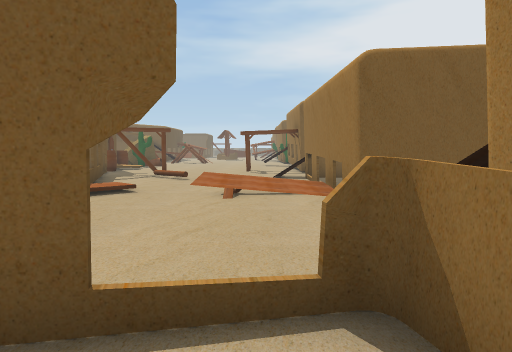
View 1 (above)

24 first-person views from a walk through a Unity game level. The camera is 1.4 m above the floor, tilts 4° down and sees 70° across. The floor is counted in squares, 2 m on a side. Each view is taken from the middle of a square. On the plan, view 1 faces up. The plan holds only what a view shows up to about 11 squares ahead; the rest is blank. The place goes on beyond the plan. Some animated figures are left out. Some surface patterns are stand-ins.

View 2
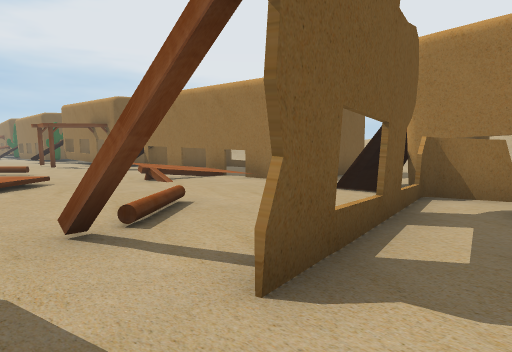

View 3
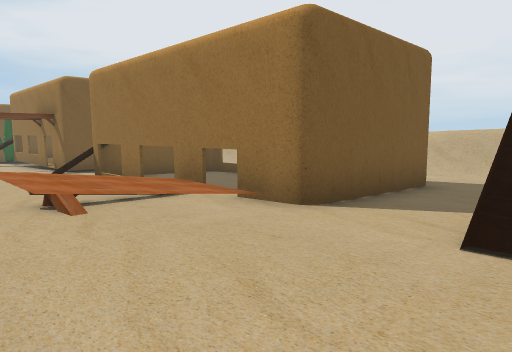

View 4
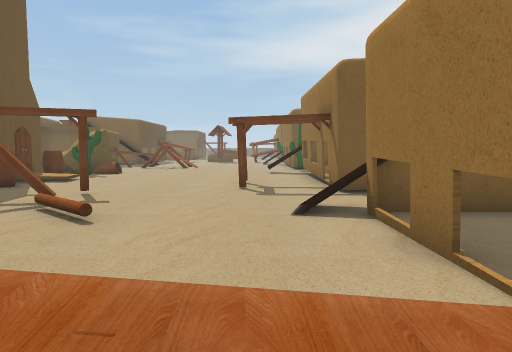

View 5
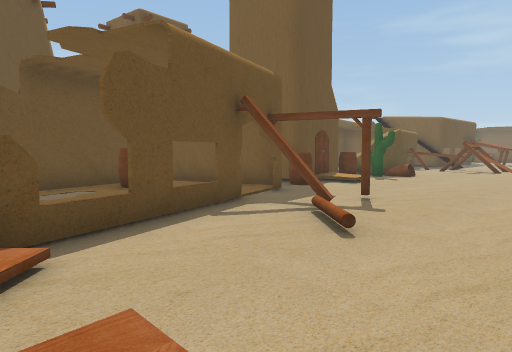

View 6
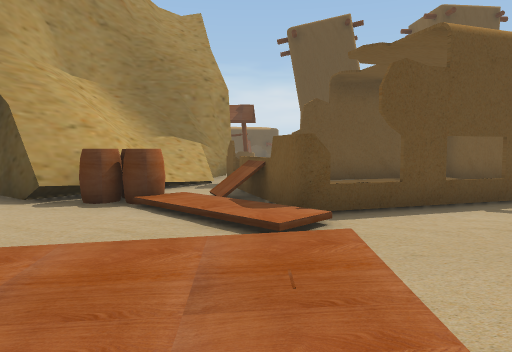

View 7
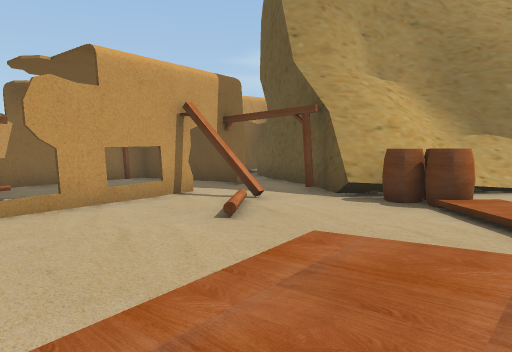

View 8
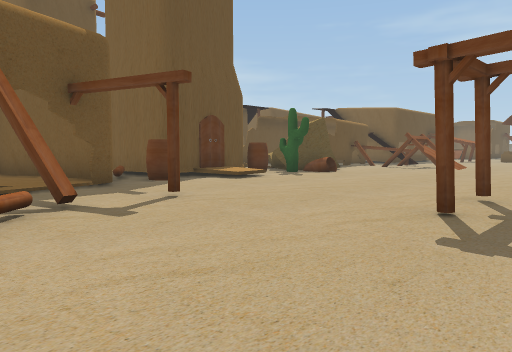

View 9
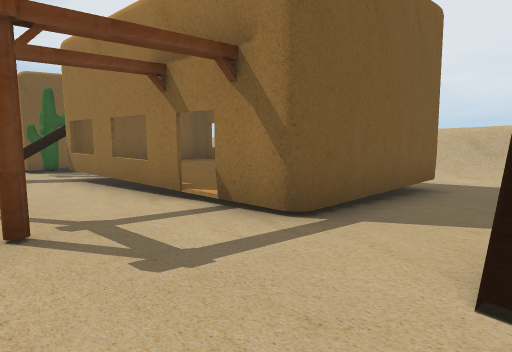

View 10
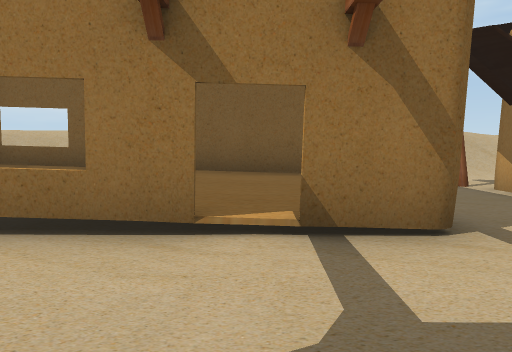

View 11
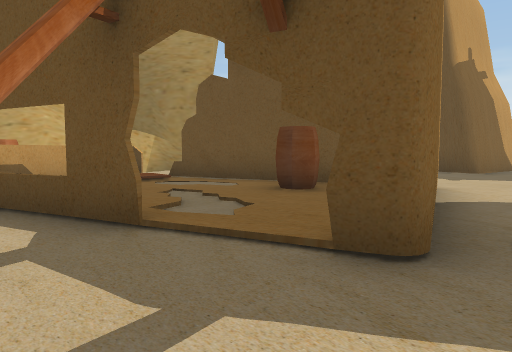

View 12
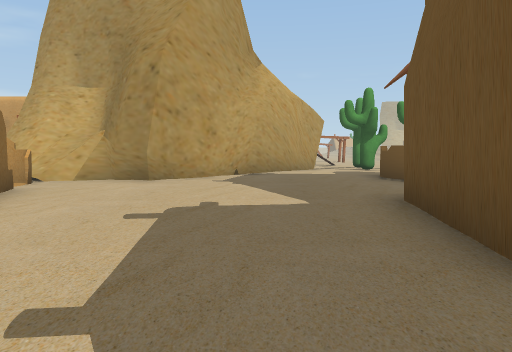

View 13
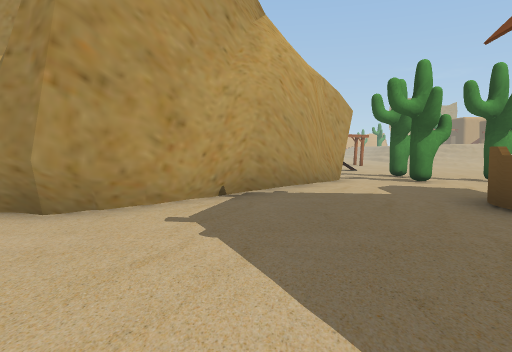

View 14
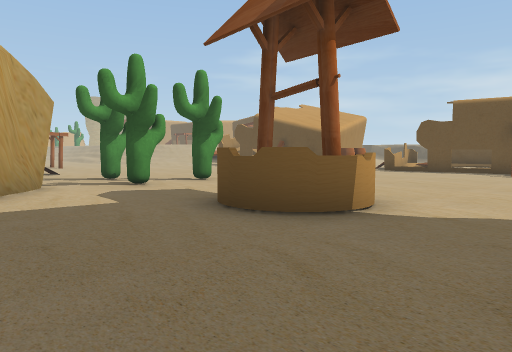

View 15
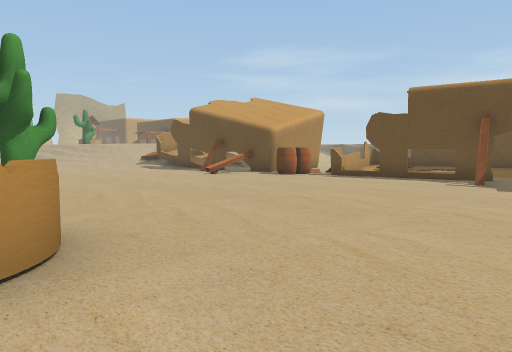

View 16
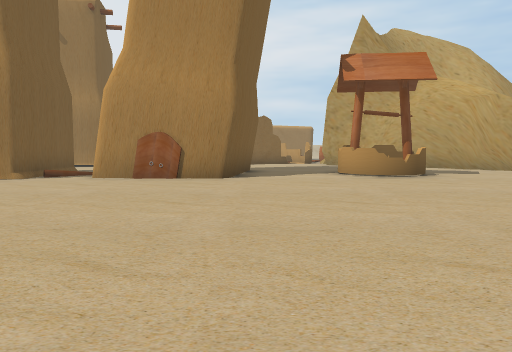

View 17
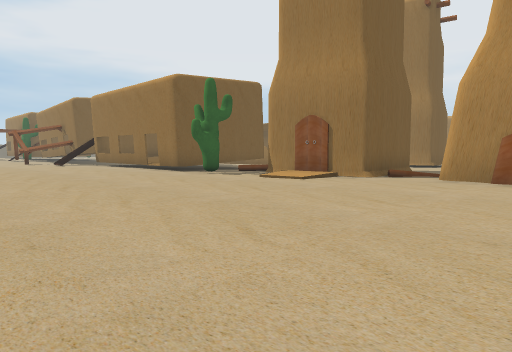

View 18
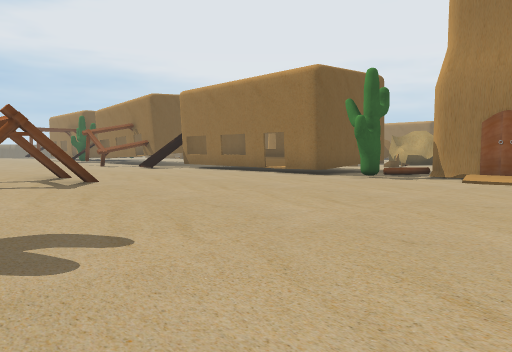

View 19
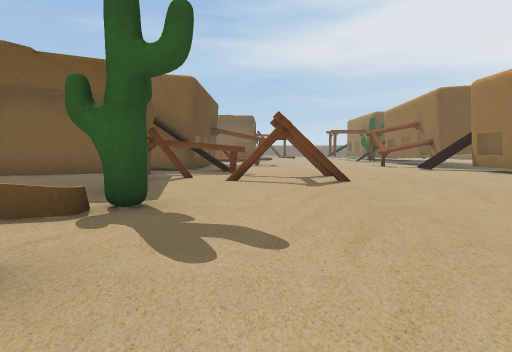

View 20
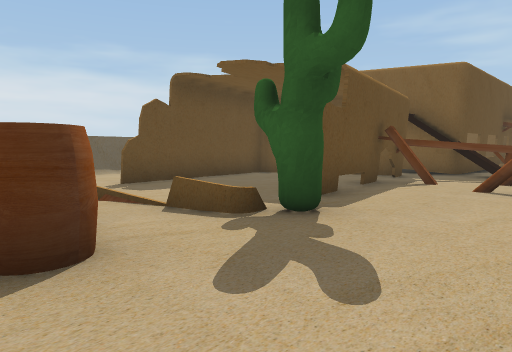

View 21
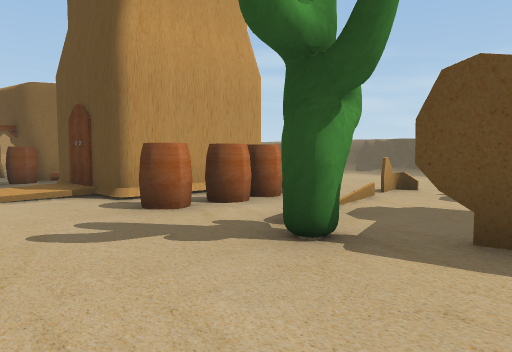

View 22
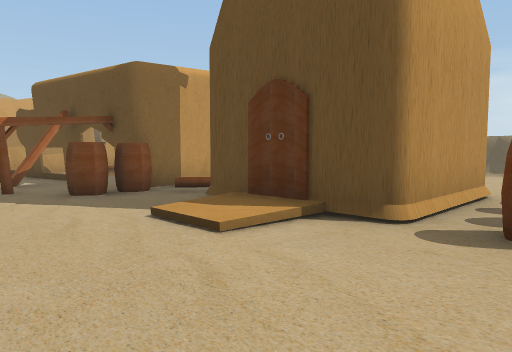

View 23
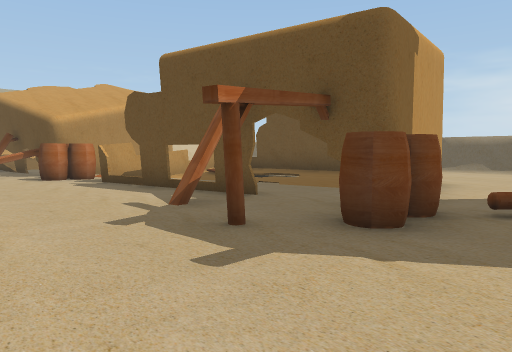

View 24
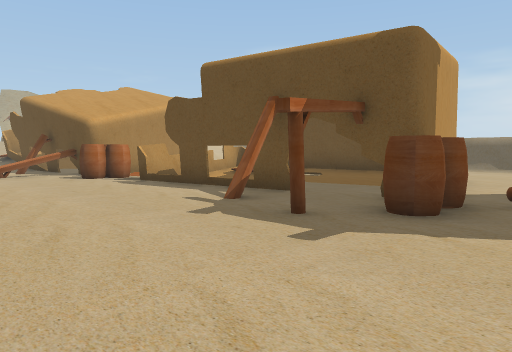

### Floor plan
Key: @ floor where view 1 was taken; # wall or solid block; x gap in a wall; . main floor; : floor 0.25 m higher than the main floor; - floor 0.25 m lower than the main floor; + floor 0.5 m higher than the main floor; / step, stairs or slope; = window, fence, low wall or low ledge; ^ raised ledge; O other object.
Columns run from 35 left of view 1 to 9 right of it. Each row starts with its distance up from view 1.
 27       #. ..
 26      ##=........#
 25  #######........
 24  #...#..##/....                  --  O-
 23  #....#..//.....                --- #--
 22  #....#.#=/.....#              ---- -#####
 21  #....#.........##            ----- -=:++=
 20  #....x.........O.           --------#::+#
 19  .....O...........         #:/-------=:: #
 18 -.#..............#         #//-----#-#:::#
 17 --.. OO..........#        ##---------/.::#
 16 ---............./####      #O------#-#.::#-/=
 15 ----###........../x   ....-###-#-----#####-/
 14       #:/.........x......###./------------
 13       #//.........###....#.../##----=#---#
 12       /---.......####....#O.-.#------#####-/
 11     --/----......####.....#...#------x--=  /=
 10 -----##O---...............#.. .------#--
  9 --  ###--#-...............#/   #/----#--
  8    .----#--.......O.........### /-///#-
  7   #.---#---......O.O....##.##///--///#     /=
  6   #//- ----.......O....##### OO------####--/=
  5   ##/- #----...........#  #=##O------------/=
  4      - -----..........##  ####-----------
  3      -=x-----.....O..##     ##-#----=#
  2      # OO----...O...##      #----##/##
  1        O--- --.......       ##--#---#
  0        #-^=  ---..O.         #-----@

Positions as (right, up) in squares from view 1, and headings:
1: (0, 0), facing up
2: (-5, 0), facing up-right
3: (-2, 3), facing up-right
4: (0, 7), facing up
5: (0, 8), facing up-left
6: (1, 8), facing left
7: (1, 8), facing down-left
8: (1, 12), facing up-left
9: (-1, 13), facing up-right
10: (-1, 17), facing right
11: (-4, 16), facing down-left
12: (-13, 15), facing down
13: (-13, 11), facing down
14: (-13, 10), facing down-left
15: (-17, 10), facing down-left
16: (-26, 10), facing right
17: (-26, 11), facing up-right
18: (-28, 15), facing up-right
19: (-27, 15), facing up
20: (-26, 16), facing up-left
21: (-26, 21), facing down-left
22: (-25, 17), facing down-left
23: (-24, 12), facing down-left
24: (-23, 12), facing down-left
